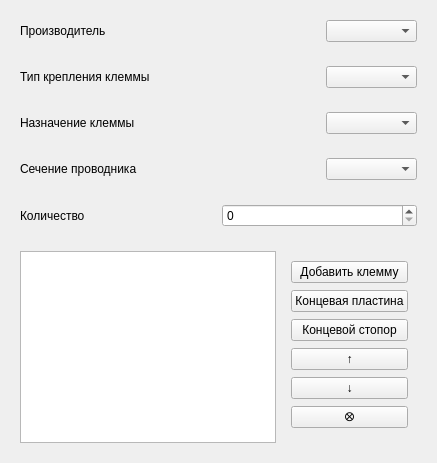
            <widget class="QWidget" name="terminalPage">
             <property name="sizePolicy">
              <sizepolicy hsizetype="Expanding" vsizetype="Expanding">
               <horstretch>0</horstretch>
               <verstretch>0</verstretch>
              </sizepolicy>
             </property>
             <property name="maximumSize">
              <size>
               <width>1000</width>
               <height>1000</height>
              </size>
             </property>
             <layout class="QVBoxLayout" name="verticalLayout_4">
              <item>
               <widget class="QWidget" name="manufacturer_terminal_widget" native="true">
                <layout class="QHBoxLayout" name="horizontalLayout_11">
                 <item>
                  <widget class="QLabel" name="Manufacturer_terminal_label">
                   <property name="sizePolicy">
                    <sizepolicy hsizetype="Expanding" vsizetype="Fixed">
                     <horstretch>0</horstretch>
                     <verstretch>0</verstretch>
                    </sizepolicy>
                   </property>
                   <property name="minimumSize">
                    <size>
                     <width>300</width>
                     <height>0</height>
                    </size>
                   </property>
                   <property name="text">
                    <string>Производитель</string>
                   </property>
                  </widget>
                 </item>
                 <item>
                  <widget class="QComboBox" name="manufacturer_terminal_combobox">
                   <property name="sizePolicy">
                    <sizepolicy hsizetype="Expanding" vsizetype="Fixed">
                     <horstretch>0</horstretch>
                     <verstretch>0</verstretch>
                    </sizepolicy>
                   </property>
                  </widget>
                 </item>
                </layout>
               </widget>
              </item>
              <item>
               <widget class="QWidget" name="mounttype_terminal_widget" native="true">
                <layout class="QHBoxLayout" name="horizontalLayout_12">
                 <item>
                  <widget class="QLabel" name="mounttype_terminal_label">
                   <property name="sizePolicy">
                    <sizepolicy hsizetype="Expanding" vsizetype="Fixed">
                     <horstretch>0</horstretch>
                     <verstretch>0</verstretch>
                    </sizepolicy>
                   </property>
                   <property name="minimumSize">
                    <size>
                     <width>300</width>
                     <height>0</height>
                    </size>
                   </property>
                   <property name="text">
                    <string>Тип крепления клеммы</string>
                   </property>
                  </widget>
                 </item>
                 <item>
                  <widget class="QComboBox" name="mounttype_terminal_combobox">
                   <property name="sizePolicy">
                    <sizepolicy hsizetype="Expanding" vsizetype="Fixed">
                     <horstretch>0</horstretch>
                     <verstretch>0</verstretch>
                    </sizepolicy>
                   </property>
                  </widget>
                 </item>
                </layout>
               </widget>
              </item>
              <item>
               <widget class="QWidget" name="appointment_terminal_widget" native="true">
                <layout class="QHBoxLayout" name="horizontalLayout_13">
                 <item>
                  <widget class="QLabel" name="appointment_terminal_label">
                   <property name="sizePolicy">
                    <sizepolicy hsizetype="Expanding" vsizetype="Fixed">
                     <horstretch>0</horstretch>
                     <verstretch>0</verstretch>
                    </sizepolicy>
                   </property>
                   <property name="minimumSize">
                    <size>
                     <width>300</width>
                     <height>0</height>
                    </size>
                   </property>
                   <property name="text">
                    <string>Назначение клеммы</string>
                   </property>
                  </widget>
                 </item>
                 <item>
                  <widget class="QComboBox" name="appointment_terminal_combobox">
                   <property name="sizePolicy">
                    <sizepolicy hsizetype="Expanding" vsizetype="Fixed">
                     <horstretch>0</horstretch>
                     <verstretch>0</verstretch>
                    </sizepolicy>
                   </property>
                  </widget>
                 </item>
                </layout>
               </widget>
              </item>
              <item>
               <widget class="QWidget" name="conductorsection_terminal_widget" native="true">
                <layout class="QHBoxLayout" name="horizontalLayout_14">
                 <item>
                  <widget class="QLabel" name="conductorsection_terminal_label">
                   <property name="sizePolicy">
                    <sizepolicy hsizetype="Expanding" vsizetype="Fixed">
                     <horstretch>0</horstretch>
                     <verstretch>0</verstretch>
                    </sizepolicy>
                   </property>
                   <property name="minimumSize">
                    <size>
                     <width>300</width>
                     <height>0</height>
                    </size>
                   </property>
                   <property name="text">
                    <string>Сечение проводника</string>
                   </property>
                  </widget>
                 </item>
                 <item>
                  <widget class="QComboBox" name="conductorsection_terminal_combobox">
                   <property name="sizePolicy">
                    <sizepolicy hsizetype="Expanding" vsizetype="Fixed">
                     <horstretch>0</horstretch>
                     <verstretch>0</verstretch>
                    </sizepolicy>
                   </property>
                  </widget>
                 </item>
                </layout>
               </widget>
              </item>
              <item>
               <widget class="QWidget" name="count_terminal_widget" native="true">
                <layout class="QHBoxLayout" name="horizontalLayout_22">
                 <item>
                  <widget class="QLabel" name="count_terminal_label">
                   <property name="text">
                    <string>Количество</string>
                   </property>
                  </widget>
                 </item>
                 <item>
                  <widget class="QSpinBox" name="count_terminal_spinbox"/>
                 </item>
                </layout>
               </widget>
              </item>
              <item>
               <widget class="QWidget" name="add_button_teminal_widget" native="true">
                <layout class="QHBoxLayout" name="horizontalLayout_24">
                 <item>
                  <widget class="QListWidget" name="add_button_terminal_listwidget">
                   <property name="sizePolicy">
                    <sizepolicy hsizetype="Expanding" vsizetype="Minimum">
                     <horstretch>0</horstretch>
                     <verstretch>0</verstretch>
                    </sizepolicy>
                   </property>
                  </widget>
                 </item>
                 <item>
                  <widget class="QWidget" name="add_delete_button_terminal_widget" native="true">
                   <layout class="QVBoxLayout" name="verticalLayout_5">
                    <item>
                     <widget class="QPushButton" name="add_button_terminal_button">
                      <property name="sizePolicy">
                       <sizepolicy hsizetype="Expanding" vsizetype="Fixed">
                        <horstretch>0</horstretch>
                        <verstretch>0</verstretch>
                       </sizepolicy>
                      </property>
                      <property name="text">
                       <string>Добавить клемму</string>
                      </property>
                     </widget>
                    </item>
                    <item>
                     <widget class="QPushButton" name="end_plate_terminal_button">
                      <property name="text">
                       <string>Концевая пластина</string>
                      </property>
                     </widget>
                    </item>
                    <item>
                     <widget class="QPushButton" name="stop_plate_terminal_button">
                      <property name="text">
                       <string>Концевой стопор</string>
                      </property>
                     </widget>
                    </item>
                    <item>
                     <widget class="QPushButton" name="up_button_terminal">
                      <property name="text">
                       <string>↑</string>
                      </property>
                     </widget>
                    </item>
                    <item>
                     <widget class="QPushButton" name="down_button_terminal">
                      <property name="text">
                       <string>↓</string>
                      </property>
                     </widget>
                    </item>
                    <item>
                     <widget class="QPushButton" name="delete_button_teminal_button">
                      <property name="text">
                       <string>⭙</string>
                      </property>
                     </widget>
                    </item>
                   </layout>
                  </widget>
                 </item>
                </layout>
               </widget>
              </item>
             </layout>
            </widget>
